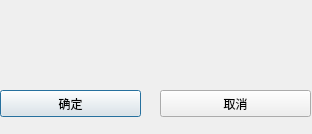
<?xml version="1.0" encoding="UTF-8"?>
<ui version="4.0">
 <class>ShowResultPage</class>
 <widget class="QDialog" name="ShowResultPage">
  <property name="geometry">
   <rect>
    <x>0</x>
    <y>0</y>
    <width>312</width>
    <height>134</height>
   </rect>
  </property>
  <property name="windowTitle">
   <string>Dialog</string>
  </property>
  <widget class="QLabel" name="label">
   <property name="geometry">
    <rect>
     <x>0</x>
     <y>0</y>
     <width>311</width>
     <height>61</height>
    </rect>
   </property>
   <property name="styleSheet">
    <string notr="true">font: 18pt &quot;AR PL UKai CN&quot;;</string>
   </property>
   <property name="text">
    <string/>
   </property>
   <property name="alignment">
    <set>Qt::AlignCenter</set>
   </property>
  </widget>
  <widget class="QPushButton" name="okButton">
   <property name="geometry">
    <rect>
     <x>0</x>
     <y>90</y>
     <width>141</width>
     <height>27</height>
    </rect>
   </property>
   <property name="text">
    <string>确定</string>
   </property>
  </widget>
  <widget class="QPushButton" name="cancleButton">
   <property name="geometry">
    <rect>
     <x>160</x>
     <y>90</y>
     <width>151</width>
     <height>27</height>
    </rect>
   </property>
   <property name="text">
    <string>取消</string>
   </property>
  </widget>
 </widget>
 <resources/>
 <connections/>
</ui>
